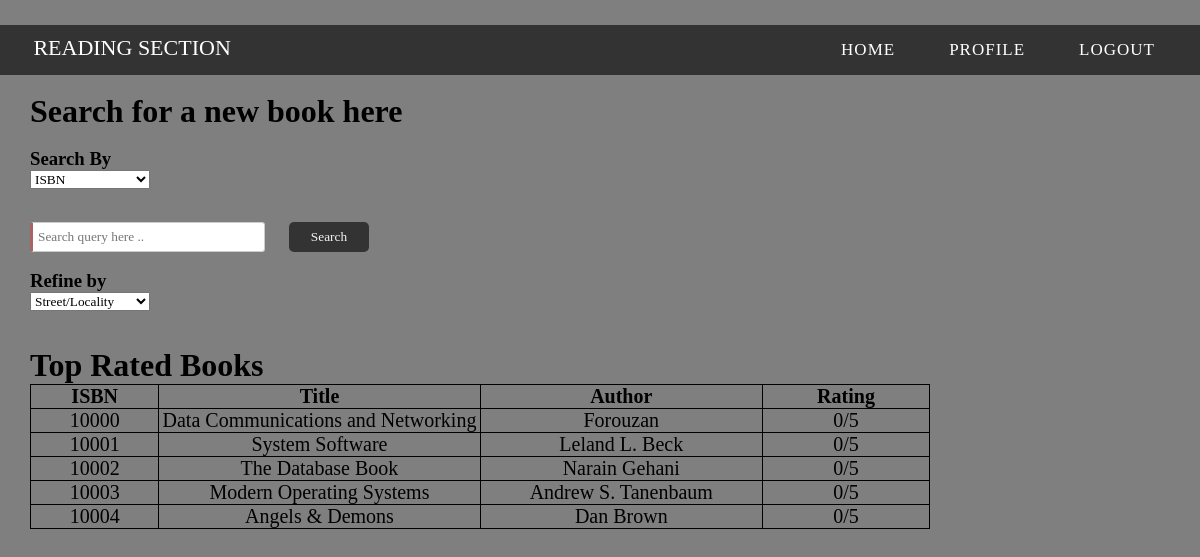
/read_new_book, run on the app's committed database.
### tables this page shows
CREATE TABLE books(ISBN int(5) primary key ,book_name varchar(40) not null,author varchar(50) not null,count int default 0, rating Decimal(1,5) default 0);

### app/routes.py (the view)
@app.route('/read_new_book',methods = ['POST','GET'])
def ask_for_new_book():
    error_message = request.args.get('error_message')
    available_books = request.args.getlist('available_books')
    prev_query = request.args.get('prev_query')
    prev_search_by = request.args.get('prev_search_by')
    success_message = request.args.get('success_message')
    for i in range(len(available_books)):
        available_books[i] = eval(available_books[i])
    top_books = get_top_books()
    print(available_books)
    l = len(available_books)
    return render_template('read_new_book.html',success_message = success_message,error_message = error_message,available_books = available_books,prev_query = prev_query,prev_search_by = prev_search_by,top_books = top_books,len = l)

### app/queries.py (called while the page is built)
def connect():
    conn = sqlite3.connect("./bookshelf_database.db")
    cur = conn.cursor()
    return conn, cur

def get_top_books():
    conn,cur = connect()
    cur.execute("SELECT ISBN,book_name,author,rating FROM books ORDER BY rating desc,count desc,ISBN asc LIMIT 5;")
    top_books = cur.fetchall()
    return top_books

### app/templates/read_new_book.html (shortened to what this page needs)
<html>
    <head>
    </head>
    <body>
            <div class="custom-padding">
                    <nav>
                        <div class="logo">Reading Section</div>
                             <ul class="menu-area">
                                <li><a href="/user_home">Home</a></li>
                                <li><a href="/user_profile">Profile</a></li>
                                <li><a href="/login">Logout</a></li>
                            </ul>
                    </nav>
                </div>
                <br>
                <h1 style = "margin-left: 30px">Search for a new book here</h1>
                <br>
                <h3 style = "margin-left: 30px">Search By</h3>
                <form method='POST' >
                        <select style="width: 10% ; margin-left: 30px" name = "search_by">
                            {% if prev_search_by == "Book name" or prev_search_by == "" %}
                                <option value="Book name">Book Name</option>
                                <option value="ISBN">ISBN</option>
                            {% else %}
                                <option value="ISBN">ISBN</option>
                            {% endif %}
                        </select>
                        <br><br>
                        <input type="text" name="query" class="a" style = "margin-left: 30px" placeholder="Search query here ..">
                        <td><button class="b1" name = 'search' type = "submit" onclick="javascript: form.action='/search_for_book'">Search</button></td>
                        <br><br>
                        <h3 style = "margin-left: 30px">Refine by</h3>
                        <select style="width: 10% ; margin-left: 30px" name = "refine_by">
                            <option value="street">Street/Locality</option>
                        </select>
                        <br>
                        <br>
                </form>
                {% if available_books %}
                {% if len > 5 %}
                <div style ="height:31.8%;overflow-y:scroll;overflow-x:hidden;">
                {% endif %}
                    <table  class="newclass">
                        <tr>
                            <th class="c">ISBN</th>
                            <th class="b">Title</th>
                            <th class="e">Author</th>
                            <th class="ln">Lender</th>
                            <th class = "aut">Request Book</th>
                        </tr>
                        {% for book in available_books %}
                        {% set id = book[1] %}
                            <tr>
                            {% for details in book[2:5] %}
                                <td style="text-align:center">{{details}}</td>
                            {% endfor %}
                            {% set lid = book[-1] %}
                            <form method="POST">
                                <td align="center"><button class="bb" name = 'another' value = {{lid}} type = "submit" onclick="javascript: form.action='/another_profile'">{{book[5]}}</button></td>
                            </form>
                            <form method = 'POST'>
                            <td align="center"><button class = "b1" name = 'request_id' value = {{id}} type = "submit" onclick="javascript: form.action='/request_book'">Request</button></td>
                            </tr>
                            <form>
                        {% endfor %}
                    </table>
                {% if len > 5 %}
                </div>
                {% endif %}
                {% else %}
                    <br>
                    <h1 style = "margin-left: 30px">Top Rated Books</h1>
                    <table  class="d">
                        <tr>
                            <th class="c">ISBN</th>
                            <th class="b">Title</th>
                            <th class="e">Author</th>
                            <th class="ln">Rating</th>
                        </tr>
                        {% for book in top_books %}
                            <tr>
                            {% for details in book[:-1] %}
                                <td style="text-align:center">{{details}}</td>
                            {% endfor %}
                                <td style="text-align:center">{{book[-1]}}/5</td>
                            </tr>
                        {% endfor %}
                {% endif %}
    </body>
</html>

### app/templates/read_new_book.html (style rules this page uses)
* { margin:0; padding:0; -webkit-box-sizing: border-box; -moz-box-sizing: border-box; box-sizing: border-box; font-family: Palatino, "Palatino LT STD", "Palatino Linotype", "Book Antiqua", Georgia, serif; }
body { background:url(https://image.freepik.com/free-photo/wooden-board-empty-table-top-on-of-blurred-background-perspective-brown-wood-table-over-blur-in-coffee-shop-background-can-be-used-mock-up-for-montage-products-display-or-design-key-visual-layout_1253-952.jpg) no-repeat; background-size:100% 100%; width: 100%; height: 100%; max-height: 100%; background-color: rgba(0,0,0,0.5); }
.menu-area li a { text-decoration:none; color:#fff; letter-spacing:1px; text-transform: uppercase; display:block; padding:0 25px; font-size:17px; line-height:30px; position: relative; z-index: 1; }
.menu-area li { list-style:none; display:inline-block; }
.custom-padding { padding-top:25px; }
nav { position:relative; padding:10px 20px 10px 10px; text-align:right; z-index:1; background:#333; margin:0 auto; width:calc(100% -60px); }
.logo { width:30%; float:left; text-transform:uppercase; color:#fff; font-size:22px; text-align:left; padding-left:2%; }
.a { width:235px; height:30px; border:none; border-radius:03px; border:1px solid #ccc; margin-left:35px; padding:0 0 0 5px; margin-top:15px; border-left:03px solid #a86464; }
.b1 { margin-left: 20px; width: 80px; height: 30px; border: none; color:whitesmoke; cursor:pointer; border-radius: 5px; background:rgb(0,0,0, 0.6); outline: none; }
table, th, td { border: 1px solid black; border-collapse: collapse; }
th { text-align:center; }
table.d { table-layout: auto; width:75%; margin-left: 30px; font-size: 20px; }
.b { width:25%; font-size: 20px; }
.c { width:10%; font-size: 20px; }
.ln { width:13%; font-size: 20px; }
.e { width:22%; font-size: 20px; }

### data on the page
books: ISBN "10000", book_name "Data Communications and Networking", author "Forouzan", rating "0"
books: ISBN "10001", book_name "System Software", author "Leland L. Beck", rating "0"
books: ISBN "10002", book_name "The Database Book", author "Narain Gehani", rating "0"
books: ISBN "10003", book_name "Modern Operating Systems", author "Andrew S. Tanenbaum", rating "0"
books: ISBN "10004", book_name "Angels & Demons", author "Dan Brown", rating "0"
